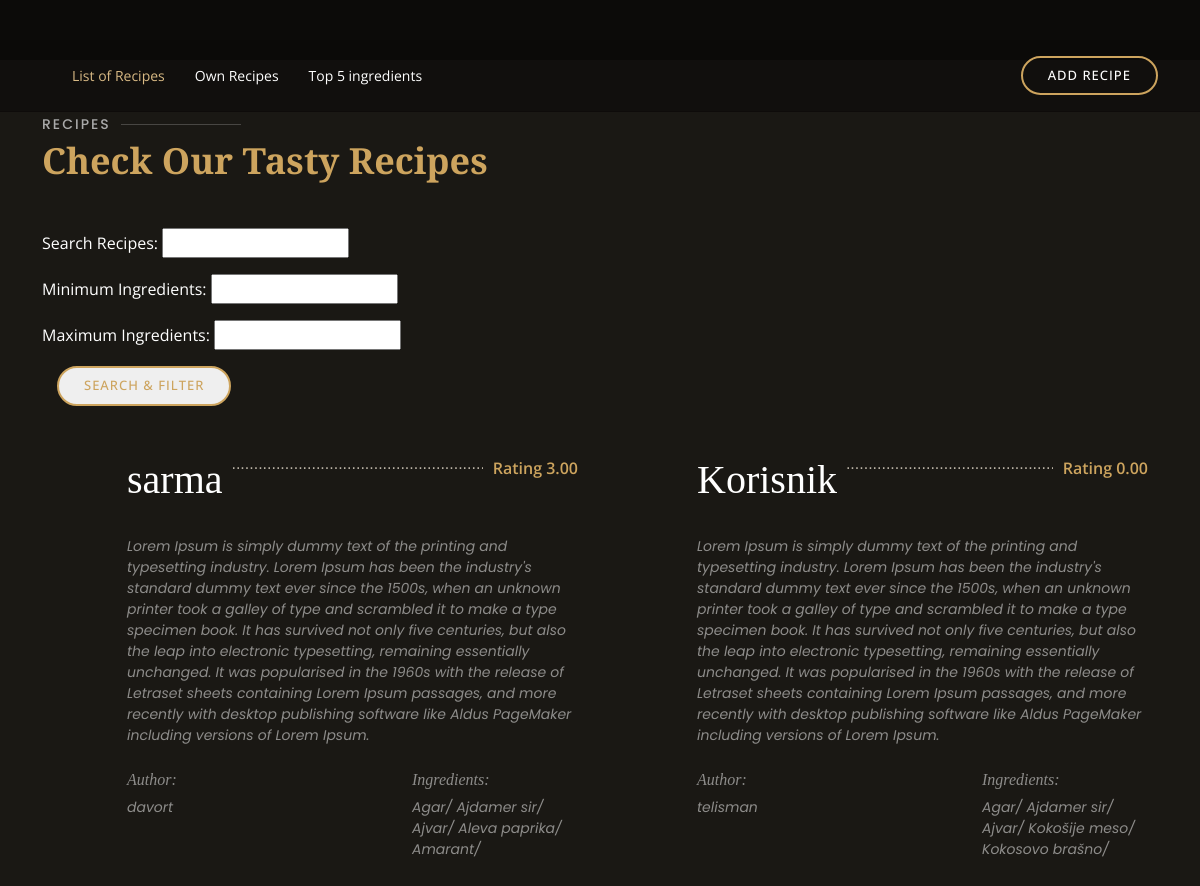
The app's page /recipes/list/ (signed in), older data.
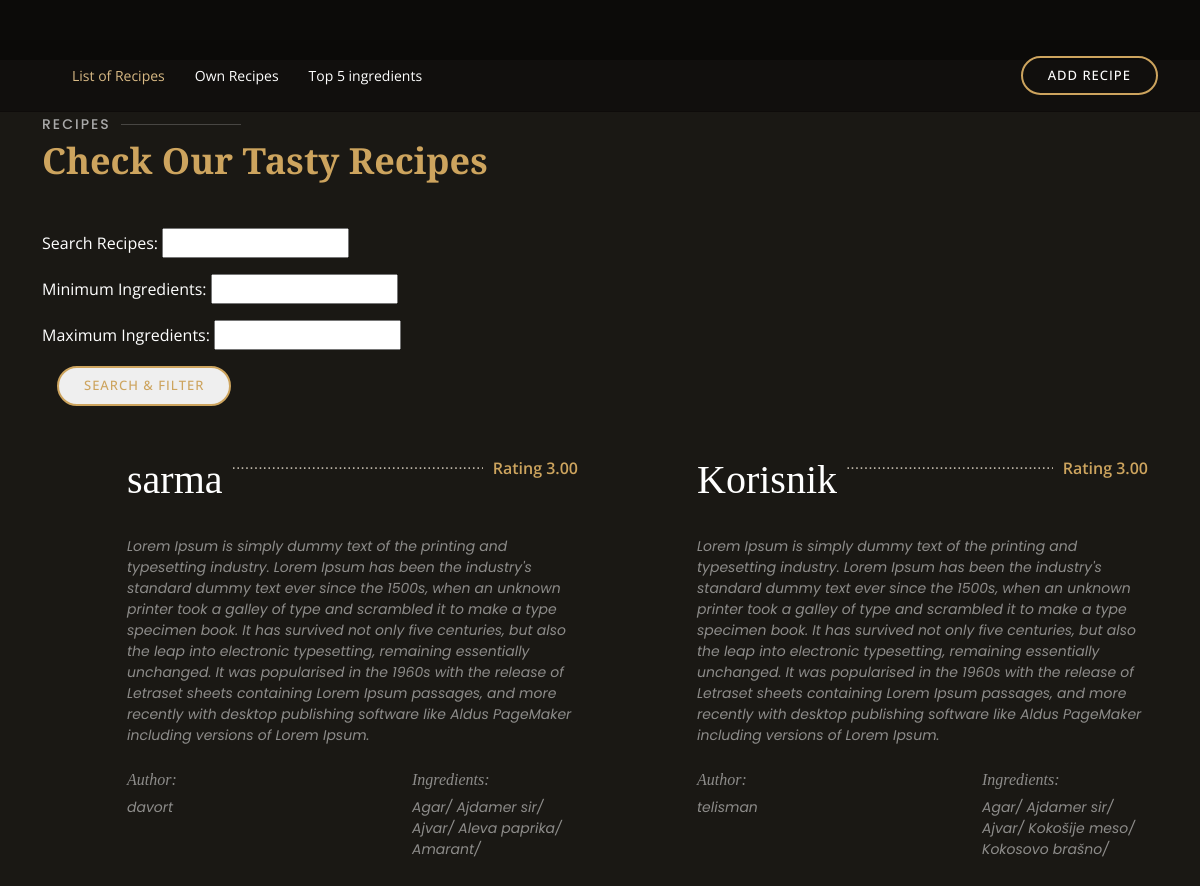
The same page, newer data.
### recipes/models.py (models this page shows, shortened)
class Recipe(models.Model):
    name = models.CharField(max_length=255)
    recipe_text = models.TextField()
    ingredients = models.ManyToManyField(Ingredient)
    author = models.ForeignKey(User, on_delete=models.CASCADE)
    average_rating = models.DecimalField(default=0.0, max_digits=3, decimal_places=2)  # To store average rating
    total_ratings = models.PositiveIntegerField(default=0)

### user/models.py (models this page shows, shortened)
class User(AbstractUser):
    email = models.EmailField(unique=True)
    first_name = models.CharField(max_length=100)
    last_name = models.CharField(max_length=100)
    USERNAME_FIELD = 'email'
    REQUIRED_FIELDS = ['first_name', 'last_name']

### recipes/views.py (the view)
# urls.py: path('list/', recipe_list, name='recipe_list'),
@login_required
def recipe_list(request):
    recipes = Recipe.objects.all() #are model
    search_form = RecipeSearchForm(request.GET)#search form
    min_ingredients = request.GET.get('min_ingredients') #form elements
    max_ingredients = request.GET.get('max_ingredients')#form elements
    if search_form.is_valid():
        search_query = search_form.cleaned_data.get('search_query')
        if search_query:
            recipes = recipes.filter(
                Q(name__icontains=search_query) |
                Q(recipe_text__icontains=search_query) |
                Q(ingredients__name__icontains=search_query)
            )
    if min_ingredients:
        recipes = recipes.annotate(num_ingredients=Count('ingredients')).filter(num_ingredients__gte=min_ingredients)
    if max_ingredients:
        recipes = recipes.annotate(num_ingredients=Count('ingredients')).filter(num_ingredients__lte=max_ingredients)
    return render(request, 'recipe_list.html', {'recipes': recipes, 'search_form': search_form})

### recipes/form.py
class RecipeSearchForm(forms.Form):
    search_query = forms.CharField(label='Search Recipes', required=False)
    min_ingredients = forms.IntegerField(label='Minimum Ingredients', required=False)
    max_ingredients = forms.IntegerField(label='Maximum Ingredients', required=False)

### templates/recipe_list.html (shortened to what this page needs)
{% load static %}
<!DOCTYPE html>
<html lang="en">
<head>
    <link rel="stylesheet" type="text/css" href="{% static 'assets_list/vendor/bootstrap/css/bootstrap.min.css' %}">
    <link rel="stylesheet" type="text/css" href="{% static 'assets_list/css/style.css' %}">
</head>
<body>
<header id="header" class="fixed-top d-flex align-items-cente">
    <div class="container-fluid container-xl d-flex align-items-center justify-content-lg-between">
        <nav id="navbar" class="navbar order-last order-lg-0">
            <ul>
                <li><a class="nav-link scrollto active" href="{% url 'recipe_list'%}">List of Recipes</a></li>
                <li><a class="nav-link scrollto" href="{% url 'own_recipe_list' %}">Own Recipes</a></li>
                <li><a class="nav-link scrollto " href="{% url 'top_ingredients' %}">Top 5 ingredients</a></li>
            </ul>
        </nav>
        <a href="{% url 'create_recipe' %}" class="book-a-table-btn scrollto d-none d-lg-flex">Add Recipe</a>
    </div>
</header>
<main id="main" style="padding-top:5%;">
    <section id="menu" class="menu section-bg">
        <div class="container" data-aos="fade-up">
            <div class="section-title">
                <h2>Recipes</h2>
                <p>Check Our Tasty Recipes</p>
            </div>
            <form method="GET" action="{% url 'recipe_list' %}">
                <p>
                    <label class="form-class"  for="id_search_query">Search Recipes:</label>
                    <input class="form-class" type="text" name="search_query" id="id_search_query">
                </p>
                <p>
                    <label class="form-class"  for="id_min_ingredients">Minimum Ingredients:</label>
                    <input class="form-class"  type="number" name="min_ingredients"  id="id_min_ingredients">
                </p>
                <p>
                    <label class="form-class"  for="id_max_ingredients">Maximum Ingredients:</label>
                    <input class="form-class"  type="number" name="max_ingredients"  id="id_max_ingredients">
                </p>
                <button class="book-a-table-btn scrollto d-none d-lg-flex"  style="color:#cda45e;"  type="submit">Search &amp; Filter</button>
            </form>
            <div class="row menu-container" data-aos="fade-up" data-aos-delay="200">
                {% for recipe in recipes %}
                <div class="col-lg-6 menu-item filter-starters">
                    <div class="menu-content">
                        <a href="{% url 'recipe_detail' recipe_id=recipe.id %}"><h1>{{ recipe.name }}</h1></a><span>Rating {{ recipe.average_rating }}</span>
                    </div>
                    <div class="menu-ingredients">
                        {{ recipe.recipe_text }}
                    </div>
                    <div class="row">
                        <div class="col-lg-6">
                            <div class="menu-ingredients">
                                <h6> Author: </h6>
                                <span>  {{ recipe.author.username }}</span>
                            </div>
                        </div>
                        <div class="col-lg-6">
                            <div class="menu-ingredients">
                                <h6>Ingredients: </h6>
                                {% for ingredient in recipe.ingredients.all %}
                                <span> {{ ingredient.name }}/ </span>
                                {% endfor %}
                            </div>
                        </div>
                    </div>
                </div>
                {% endfor %}
            </div>
        </div>
    </section>
</main>
</body>
</html>

Row changes from the older to the newer data that the page shows:
changed Recipe "Korisnik": average_rating "0.00" → "3.00"
